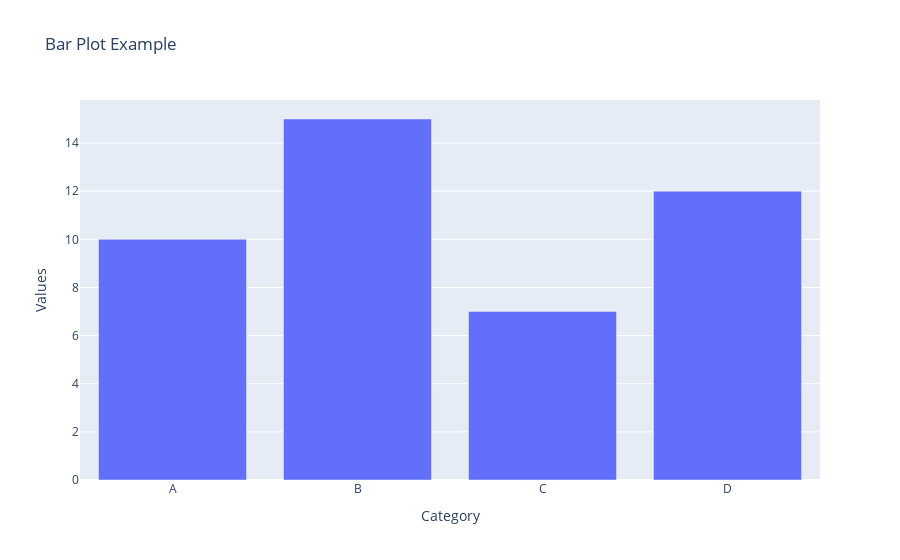

Notebook code cell kept with this figure:
### Markdown cell above
## 5.Generate a bar plot using Plotly

### Code cell
import plotly.express as px

data = {
    'Category': ['A', 'B', 'C', 'D'],
    'Values': [10, 15, 7, 12]
}


df = pd.DataFrame(data)

# Create a bar plot
fig = px.bar(df, x='Category', y='Values', title='Bar Plot Example')

fig.show()

### Figure 1 — Plotly figure (JSON) as saved in the notebook; plotly's stock layout.template omitted (floating-point values rounded to 4 significant figures)
{"data": [{"alignmentgroup": "True", "hovertemplate": "Category=%{x}<br>Values=%{y}<extra></extra>", "legendgroup": "", "marker": {"color": "#636efa", "pattern": {"shape": ""}}, "name": "", "offsetgroup": "", "orientation": "v", "showlegend": false, "textposition": "auto", "type": "bar", "x": ["A", "B", "C", "D"], "xaxis": "x", "y": [10, 15, 7, 12], "yaxis": "y"}], "layout": {"barmode": "relative", "legend": {"tracegroupgap": 0}, "title": {"text": "Bar Plot Example"}, "xaxis": {"anchor": "y", "domain": [0, 1], "title": {"text": "Category"}}, "yaxis": {"anchor": "x", "domain": [0, 1], "title": {"text": "Values"}}}}
